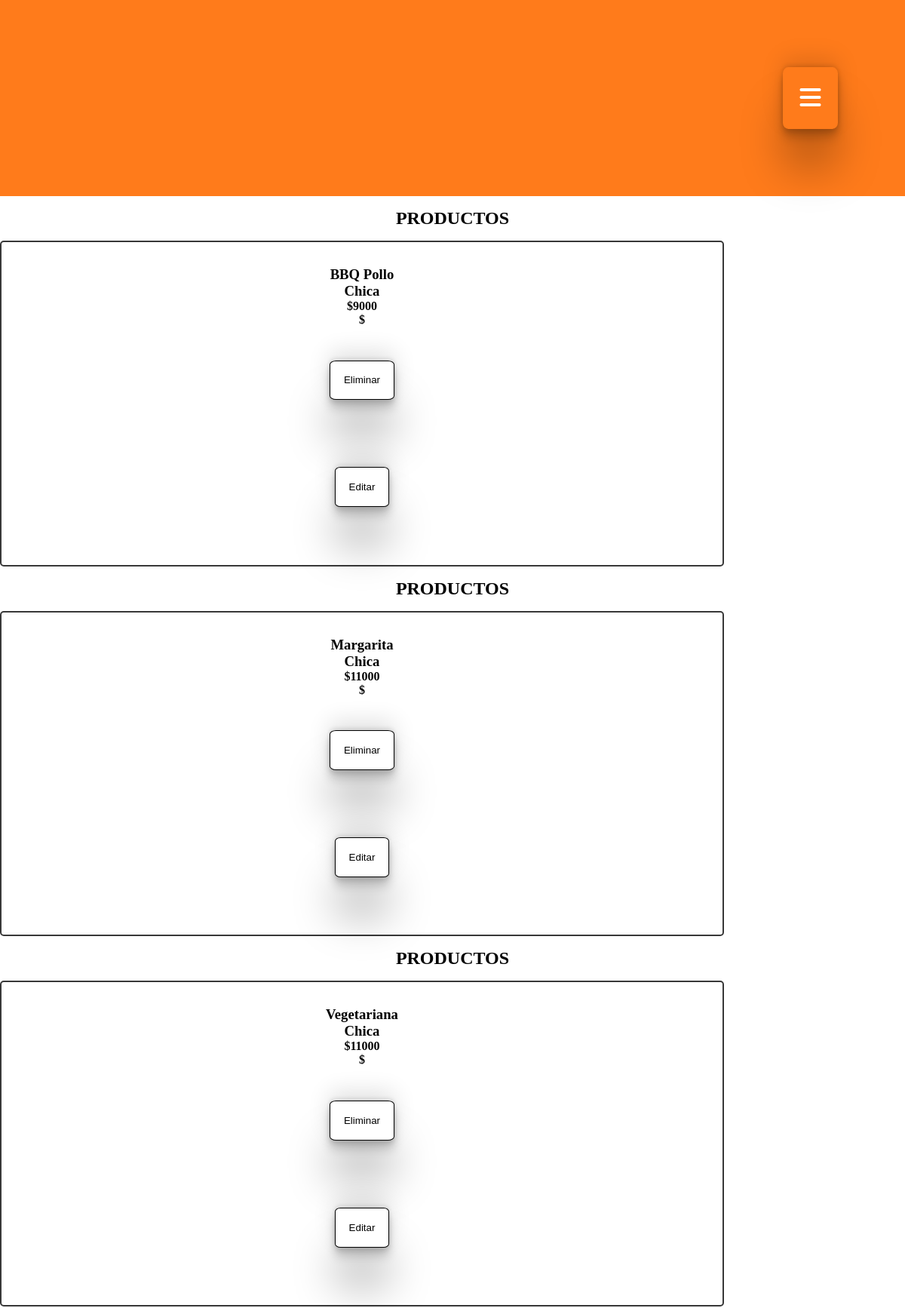
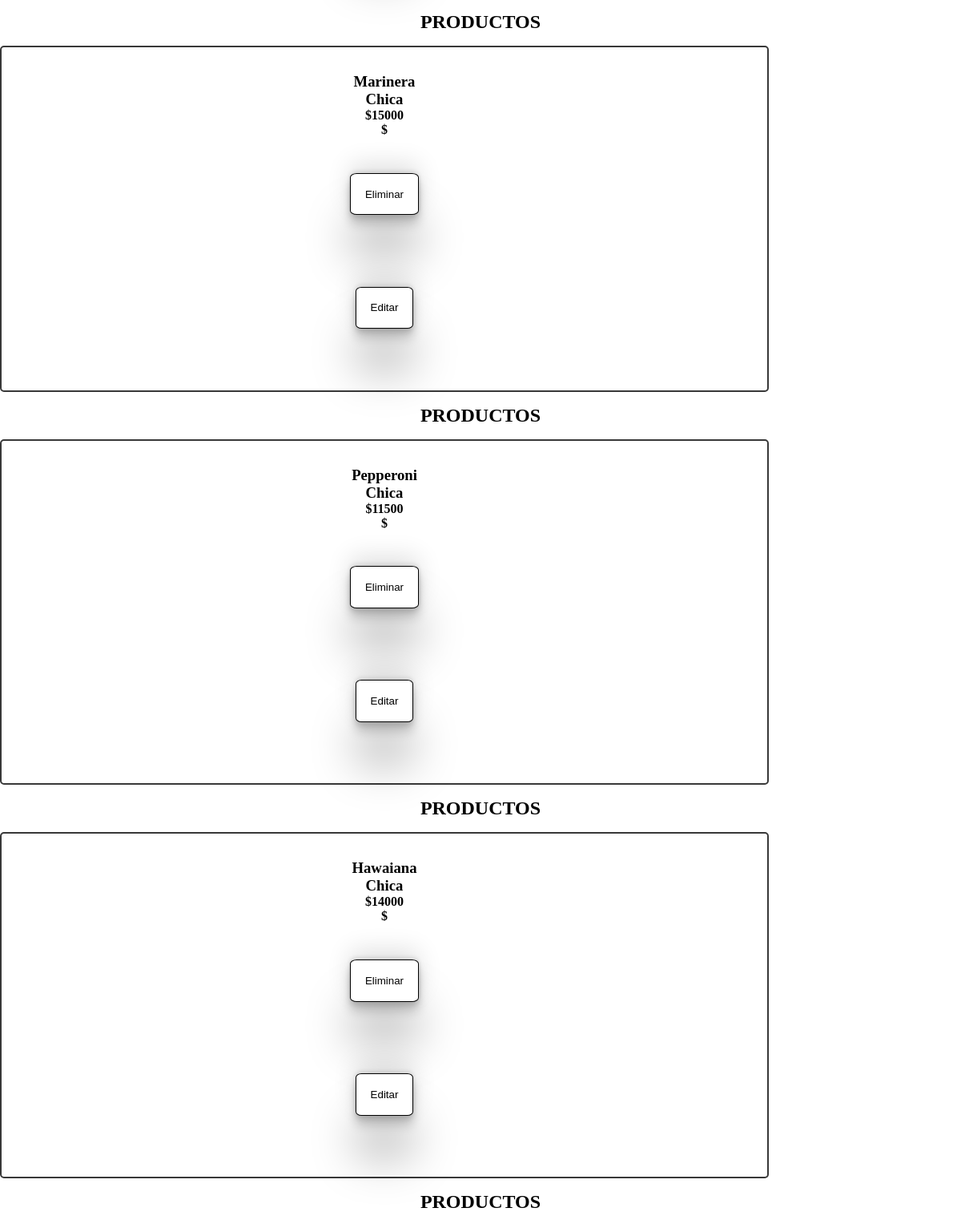
/mvc/views/productos.php (upper part), run on the app's committed database (2 pictures, top to bottom).
### tables this page shows
CREATE TABLE `menu` (
  `id_producto` int(11) NOT NULL,
  `tipo` text DEFAULT NULL,
  `stock` int(11) DEFAULT NULL,
  `tamaño` text DEFAULT NULL,
  `img` varchar(255) DEFAULT NULL,
  `precio` decimal(10,0) DEFAULT NULL
);

### mvc/views/productos.php (the view, shortened to what this page needs)
<!DOCTYPE html>
<html lang="es">
<head>
        <link rel="stylesheet" href="https://cdnjs.cloudflare.com/ajax/libs/font-awesome/6.5.2/css/all.min.css" />
    <link rel="stylesheet" href="../public/css/styles.css" />
</head>
<body>
    <header>
        <button class="openMenu" id="openMenu"><i class="fa-solid fa-bars"></i></button>
    </header>
    <main class="">
        <?php
        $conexion= mysqli_connect("localhost","root","","loshermanos") or die ("Problemas con la conexion a la base de datos");
        $registros = mysqli_query($conexion,"select * from menu") or die ("Problemas en la conexion con la tabla");
        while($reg=mysqli_fetch_array($registros)){
            echo "<div class='pedidos '><h2>PRODUCTOS</h2></div>";
            echo "<div class=card> ";
            echo "<h3 >".$reg['tipo']."</h3>";
            echo "<h3 >". $reg['tamaño']."</h3>";
            echo "<h4 >"."$".$reg['precio']."</h4>";
            echo "<h4 >"."$".$reg['descripcion']."</h4>";
            echo "<button ><a href=''>Eliminar</a></button>";
            echo "<button ><a href=''>Editar</a></button>";
            echo "</div>";
        }
    ?>
    </main>
</body>
</html>

### mvc/public/css/styles.css (style rules this page uses)
:root { --first-color: #ff7b1b; --second-color: #6aa0ab; --third-color:#d86716; --text-first-color: #000000; --text-second-color: #ffffff; --font-family-first: "Montserrat", sans-serif; ; --font-size-title: 1.5rem; --font-size-text: 1rem; --line-height-base: 1.5; --text-login-color: #ffffff; --text-login-color-titel:#ff7b1b; --alert-login-color:red; }
* { padding: 0; margin: 0; box-sizing: border-box; vertical-align: baseline; }
h1, h2, h3, h4, h5, h6, p, span, a, p, strong { text-decoration: none; }
html { scroll-behavior: smooth; }
header { padding: 2rem; background-color: var(--first-color); }
.openMenu { display: block; margin-left: auto; color: #ffffff; border: none; background-color: transparent; font-size: 2rem; }
.cliente h2, .pedidos h2 { font-size: 1.5rem; color: #000000; text-align: center; margin:1rem 0; font-weight: bold; }
button { box-shadow: rgba(0, 0, 0, 0.25) 0px 54px 55px, rgba(0, 0, 0, 0.12) 0px -12px 30px, rgba(0, 0, 0, 0.12) 0px 4px 6px, rgba(0, 0, 0, 0.17) 0px 12px 13px, rgba(0, 0, 0, 0.09) 0px -3px 5px; padding: 2%; margin: 5%; border: solid 1px black; background-color: white; border-radius: 10%; color: white; }
button a { text-decoration: none; color: black; }
.card { width: 80vw; border-color: rgb(56, 56, 56); border-width: 2px; border-style: solid; border-radius: 5px; padding: 2rem; margin-top: 1rem; margin-bottom: 1rem; display: flex; flex-direction: column; align-items: center; justify-content:center ; }

### data on the page
menu: tipo "BBQ Pollo", tamaño "Chica", precio "9000"
menu: tipo "Margarita", tamaño "Chica", precio "11000"
menu: tipo "Vegetariana", tamaño "Chica", precio "11000"
menu: tipo "Marinera", tamaño "Chica", precio "15000"
menu: tipo "Pepperoni", tamaño "Chica", precio "11500"
menu: tipo "Hawaiana", tamaño "Chica", precio "14000"
